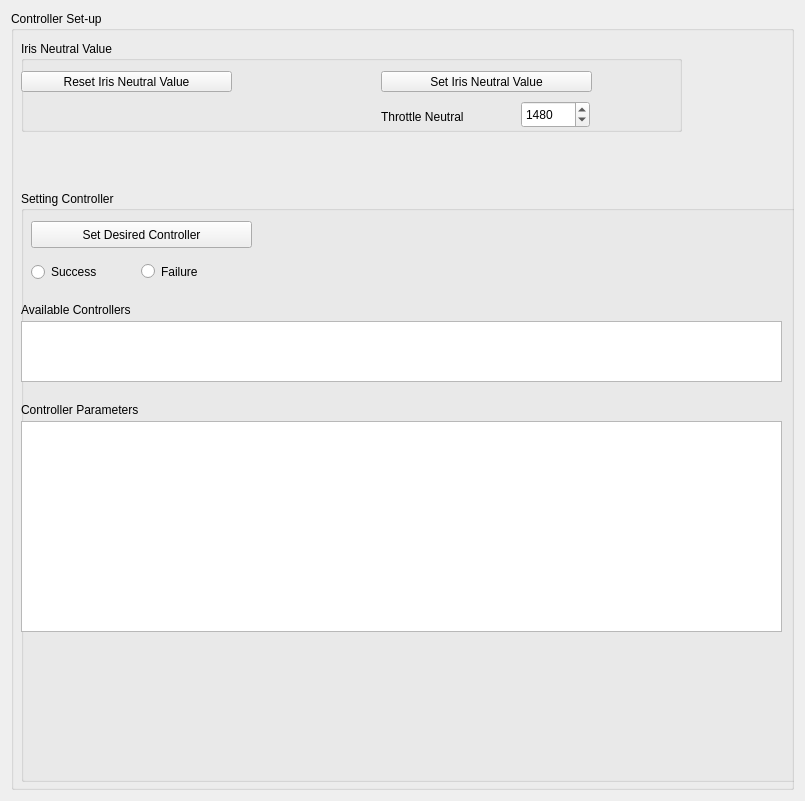
<?xml version="1.0" encoding="UTF-8"?>
<ui version="4.0">
 <class>Form</class>
 <widget class="QWidget" name="Form">
  <property name="geometry">
   <rect>
    <x>0</x>
    <y>0</y>
    <width>805</width>
    <height>801</height>
   </rect>
  </property>
  <property name="windowTitle">
   <string>Form</string>
  </property>
  <property name="styleSheet">
   <string notr="true"/>
  </property>
  <layout class="QGridLayout" name="gridLayout">
   <item row="0" column="0">
    <widget class="QGroupBox" name="groupBox_7">
     <property name="sizePolicy">
      <sizepolicy hsizetype="Preferred" vsizetype="Ignored">
       <horstretch>0</horstretch>
       <verstretch>0</verstretch>
      </sizepolicy>
     </property>
     <property name="title">
      <string>Controller Set-up</string>
     </property>
     <widget class="QGroupBox" name="groupBox_6">
      <property name="geometry">
       <rect>
        <x>10</x>
        <y>30</y>
        <width>661</width>
        <height>91</height>
       </rect>
      </property>
      <property name="sizePolicy">
       <sizepolicy hsizetype="Preferred" vsizetype="Ignored">
        <horstretch>0</horstretch>
        <verstretch>0</verstretch>
       </sizepolicy>
      </property>
      <property name="title">
       <string>Iris Neutral Value     </string>
      </property>
      <widget class="QPushButton" name="ResetIrisNeutralValue">
       <property name="geometry">
        <rect>
         <x>0</x>
         <y>30</y>
         <width>211</width>
         <height>21</height>
        </rect>
       </property>
       <property name="text">
        <string>Reset Iris Neutral Value</string>
       </property>
      </widget>
      <widget class="QDoubleSpinBox" name="ThrottleNeutralValue">
       <property name="geometry">
        <rect>
         <x>500</x>
         <y>60</y>
         <width>69</width>
         <height>27</height>
        </rect>
       </property>
       <property name="decimals">
        <number>0</number>
       </property>
       <property name="minimum">
        <double>1000.000000000000000</double>
       </property>
       <property name="maximum">
        <double>1600.000000000000000</double>
       </property>
       <property name="singleStep">
        <double>10.000000000000000</double>
       </property>
       <property name="value">
        <double>1480.000000000000000</double>
       </property>
      </widget>
      <widget class="QLabel" name="label_8">
       <property name="geometry">
        <rect>
         <x>360</x>
         <y>60</y>
         <width>121</width>
         <height>31</height>
        </rect>
       </property>
       <property name="text">
        <string>Throttle Neutral</string>
       </property>
      </widget>
      <widget class="QPushButton" name="SetIrisNeutralValue">
       <property name="geometry">
        <rect>
         <x>360</x>
         <y>30</y>
         <width>211</width>
         <height>21</height>
        </rect>
       </property>
       <property name="text">
        <string>Set Iris Neutral Value</string>
       </property>
      </widget>
     </widget>
     <widget class="QGroupBox" name="groupBox_8">
      <property name="geometry">
       <rect>
        <x>10</x>
        <y>180</y>
        <width>781</width>
        <height>591</height>
       </rect>
      </property>
      <property name="title">
       <string>Setting Controller</string>
      </property>
      <widget class="QRadioButton" name="Failure">
       <property name="geometry">
        <rect>
         <x>120</x>
         <y>70</y>
         <width>81</width>
         <height>21</height>
        </rect>
       </property>
       <property name="text">
        <string>Failure</string>
       </property>
      </widget>
      <widget class="QRadioButton" name="Success">
       <property name="geometry">
        <rect>
         <x>10</x>
         <y>70</y>
         <width>91</width>
         <height>22</height>
        </rect>
       </property>
       <property name="text">
        <string>Success</string>
       </property>
      </widget>
      <widget class="QPushButton" name="SetControllerButton">
       <property name="geometry">
        <rect>
         <x>10</x>
         <y>30</y>
         <width>221</width>
         <height>27</height>
        </rect>
       </property>
       <property name="text">
        <string>Set Desired Controller</string>
       </property>
      </widget>
      <widget class="QListWidget" name="ListControllersWidget">
       <property name="geometry">
        <rect>
         <x>0</x>
         <y>130</y>
         <width>761</width>
         <height>61</height>
        </rect>
       </property>
      </widget>
      <widget class="QPlainTextEdit" name="ControllerMessageInput">
       <property name="geometry">
        <rect>
         <x>0</x>
         <y>230</y>
         <width>761</width>
         <height>211</height>
        </rect>
       </property>
      </widget>
      <widget class="QLabel" name="label">
       <property name="geometry">
        <rect>
         <x>0</x>
         <y>210</y>
         <width>161</width>
         <height>17</height>
        </rect>
       </property>
       <property name="text">
        <string>Controller Parameters</string>
       </property>
      </widget>
      <widget class="QLabel" name="label_2">
       <property name="geometry">
        <rect>
         <x>0</x>
         <y>110</y>
         <width>161</width>
         <height>17</height>
        </rect>
       </property>
       <property name="text">
        <string>Available Controllers</string>
       </property>
      </widget>
     </widget>
     <zorder>groupBox_6</zorder>
     <zorder>groupBox_8</zorder>
     <zorder>ListControllersWidget</zorder>
     <zorder>ControllerMessageInput</zorder>
     <zorder>SetControllerButton2</zorder>
    </widget>
   </item>
  </layout>
 </widget>
 <resources/>
 <connections/>
</ui>
